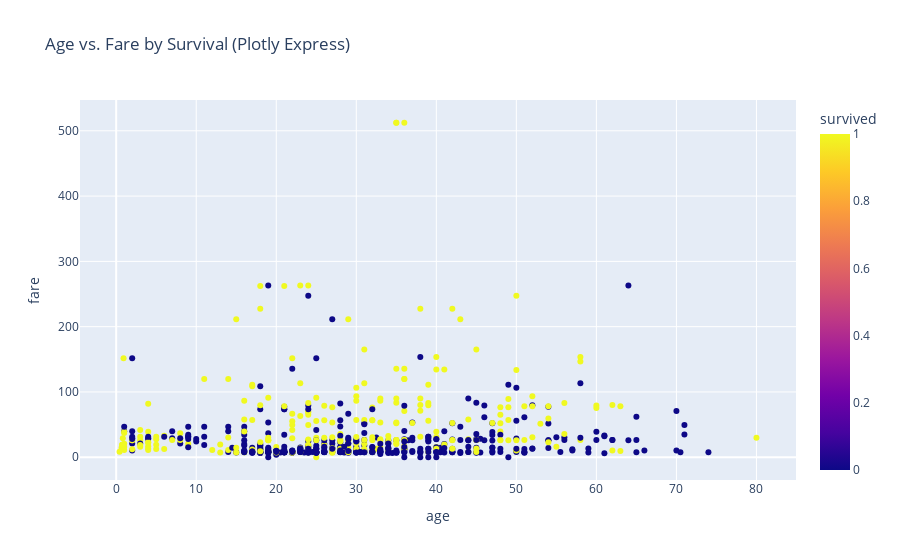
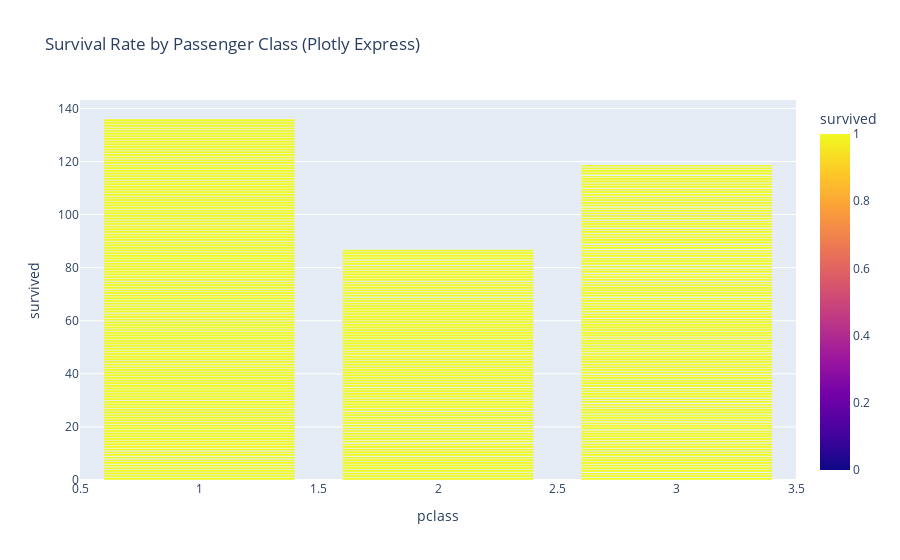

Notebook code for these charts, in order:
### Code cell
# Bivariate Visualizations
# Explore the relationships between pairs of features.

# Seaborn

# Scatter Plot of Age vs. Fare (limited use due to many points)
sns.scatterplot(x='age', y='fare', hue='survived', data=titanic_df.dropna(subset=['age', 'fare']))
plt.title('Age vs. Fare by Survival (Seaborn)')
plt.xlabel('Age')
plt.ylabel('Fare')
plt.show()

# Bar Plot of Survival Rate by Passenger Class
sns.barplot(x='pclass', y='survived', data=titanic_df)
plt.title('Survival Rate by Passenger Class (Seaborn)')
plt.xlabel('Passenger Class')
plt.ylabel('Survival Rate')
plt.show()

# Plotly Express

# Scatter Plot of Age vs. Fare
fig = px.scatter(titanic_df.dropna(subset=['age', 'fare']), x='age', y='fare', color='survived',
                 title='Age vs. Fare by Survival (Plotly Express)')
fig.show()

# Bar Chart of Survival Rate by Passenger Class
fig = px.bar(titanic_df, x='pclass', y='survived', color='survived',
             title='Survival Rate by Passenger Class (Plotly Express)')
fig.show()

### Figure 1 — Plotly figure (JSON) as saved in the notebook; plotly's stock layout.template omitted (floating-point values rounded to 4 significant figures; data arrays with more than 128 entries replaced by an {"elided": "..."} marker saying what was removed)
{"data": [{"hovertemplate": "age=%{x}<br>fare=%{y}<br>survived=%{marker.color}<extra></extra>", "legendgroup": "", "marker": {"color": {"elided": "714 int values"}, "coloraxis": "coloraxis", "symbol": "circle"}, "mode": "markers", "name": "", "orientation": "v", "showlegend": false, "type": "scatter", "x": {"elided": "714 float values"}, "xaxis": "x", "y": {"elided": "714 float values"}, "yaxis": "y"}], "layout": {"autosize": true, "coloraxis": {"colorbar": {"title": {"text": "survived"}}, "colorscale": [[0, "#0d0887"], [0.1111, "#46039f"], [0.2222, "#7201a8"], [0.3333, "#9c179e"], [0.4444, "#bd3786"], [0.5556, "#d8576b"], [0.6667, "#ed7953"], [0.7778, "#fb9f3a"], [0.8889, "#fdca26"], [1, "#f0f921"]]}, "legend": {"tracegroupgap": 0}, "title": {"text": "Age vs. Fare by Survival (Plotly Express)"}, "xaxis": {"anchor": "y", "autorange": true, "domain": [0, 1], "range": [-4.639, 85.06], "title": {"text": "age"}, "type": "linear"}, "yaxis": {"anchor": "x", "autorange": true, "domain": [0, 1], "range": [-42.28, 554.6], "title": {"text": "fare"}, "type": "linear"}}}

### Figure 2 — Plotly figure (JSON) as saved in the notebook; plotly's stock layout.template omitted (floating-point values rounded to 4 significant figures; data arrays with more than 128 entries replaced by an {"elided": "..."} marker saying what was removed)
{"data": [{"alignmentgroup": "True", "hovertemplate": "pclass=%{x}<br>survived=%{marker.color}<extra></extra>", "legendgroup": "", "marker": {"color": {"elided": "891 int values"}, "coloraxis": "coloraxis", "pattern": {"shape": ""}}, "name": "", "offsetgroup": "", "orientation": "v", "showlegend": false, "textposition": "auto", "type": "bar", "x": {"elided": "891 int values"}, "xaxis": "x", "y": {"elided": "891 int values"}, "yaxis": "y"}], "layout": {"autosize": true, "barmode": "relative", "coloraxis": {"colorbar": {"title": {"text": "survived"}}, "colorscale": [[0, "#0d0887"], [0.1111, "#46039f"], [0.2222, "#7201a8"], [0.3333, "#9c179e"], [0.4444, "#bd3786"], [0.5556, "#d8576b"], [0.6667, "#ed7953"], [0.7778, "#fb9f3a"], [0.8889, "#fdca26"], [1, "#f0f921"]]}, "legend": {"tracegroupgap": 0}, "title": {"text": "Survival Rate by Passenger Class (Plotly Express)"}, "xaxis": {"anchor": "y", "autorange": true, "domain": [0, 1], "range": [0.5, 3.5], "title": {"text": "pclass"}, "type": "linear"}, "yaxis": {"anchor": "x", "autorange": true, "domain": [0, 1], "range": [0, 143.2], "title": {"text": "survived"}, "type": "linear"}}}
